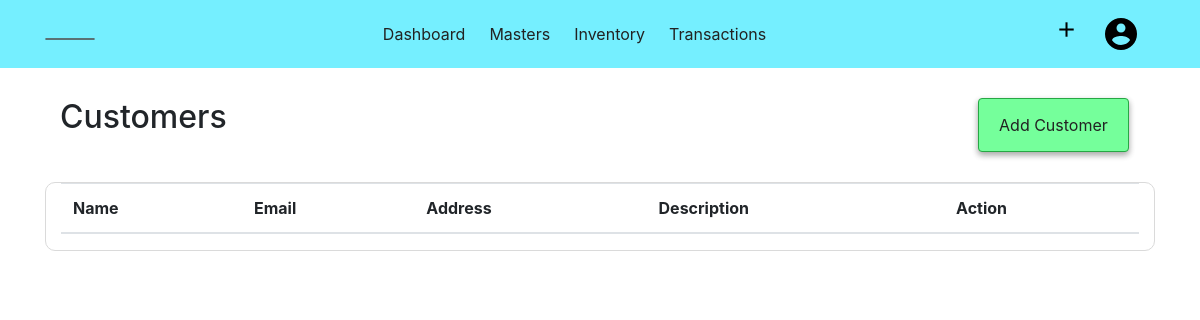
The page /customer (signed in) on the database as committed earlier.
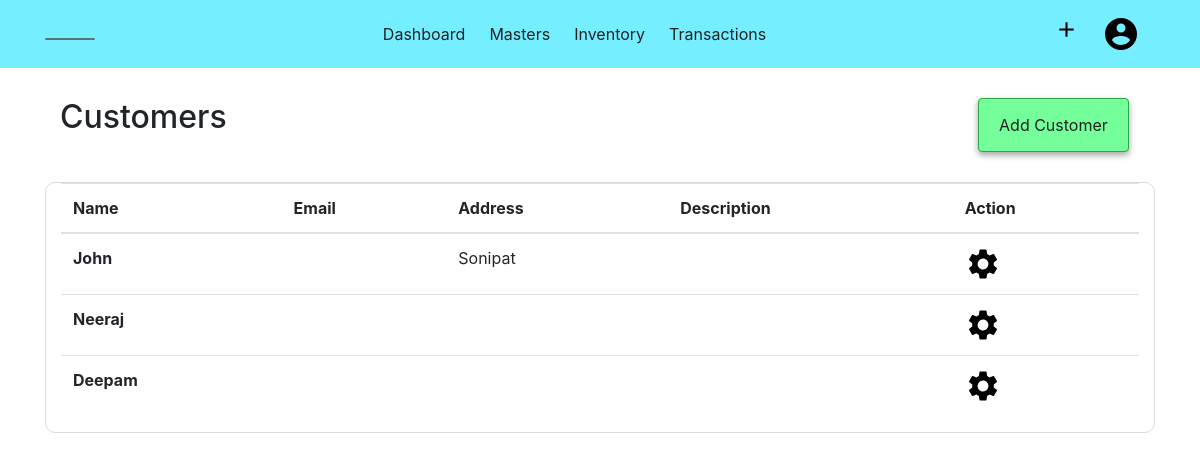
The same page on the database as committed later.
### acsystem/models.py (models this page shows, shortened)
class Customer(db.Model):
    id = db.Column(db.Integer, primary_key=True)
    name = db.Column(db.String(40), nullable=False)
    first = db.Column(db.String(40))
    last = db.Column(db.String(40))
    mailingname = db.Column(db.String(40))
    address = db.Column(db.String(100))
    country = db.Column(db.String(30))
    state = db.Column(db.String(30))
    pin = db.Column(db.Integer)
    email = db.Column(db.String(50))
    phoneno = db.Column(db.Integer)
    gstno = db.Column(db.String(15))
    openingbalance = db.Column(db.Integer, default=0, nullable=False)
    currentbalance = db.Column(db.Integer, default=0, nullable=False)
    description = db.Column(db.Text)
    company_id = db.Column(db.Integer, db.ForeignKey('company.id', ondelete="CASCADE"), nullable=False)

### acsystem/customer/routes.py (the view)
@customers.route('/customer')
@login_required
def customerlist():
    if current_user.activecompany == 0:
        flash(f"No Company is Activated! ","warning")
        return redirect(url_for('company.companies'))
    customers = Customer.query.filter_by(company_id = current_user.activecompany).all()
    return render_template('customertemplate/customerlist.html', title='Customers', customers=customers)

### acsystem/models.py (called while the page is built)
@login_manager.user_loader
def load_user(user_id):
    return User.query.get(int(user_id))

### acsystem/templates/customertemplate/customerlist.html
{% extends "layout.html"%}
{% block content %}
<div class="container">
    <div class="container-fluid">
        <h2 class="float-left">Customers</h2>
        <ul class="nav justify-content-end">
            <li class="btn btn-success">
                <a class="nav-link" href="{{ url_for('customers.addcustomer') }}">Add Customer</a>
            </li>
        </ul>
    </div>
    <div class="container-fluid" style="border:1px solid rgb(218, 218, 218); border-radius:10px;">
        <table class="table table-hover">
            <thead>
                <tr>
                    <th scope="col">Name</th>
                    <th scope="col">Email</th>
                    <th scope="col">Address</th>
                    <th scope="col">Description</th>
                    <th scope="col">Action</th>
                </tr>
            </thead>
            <tbody>
                {% for customer in customers %}
                <tr>
                    <th scope="row">{{customer.name }}</th>
                    <td>{{ customer.email }}</td>
                    <td>{{ customer.address }}</td>
                    <td>{{ customer.description }}</td>
                    <td>
                        <a href="{{ url_for('customers.showcustomer', customer_id = customer.id) }}">
                        <img src="{{ url_for('static',filename='images/setting.png') }}" alt="Setting">
                        </a>
                    </td>
                {% endfor %}
            </tbody>
        </table>
    </div>
</div>
{% endblock content %}

Rows that differ between the two databases and show on the page:
now on this page (row edited): Customer: name "John", address "Sonipat"
now on this page (row edited): Customer: name "Neeraj"
now on this page (row edited): Customer: name "Deepam"
